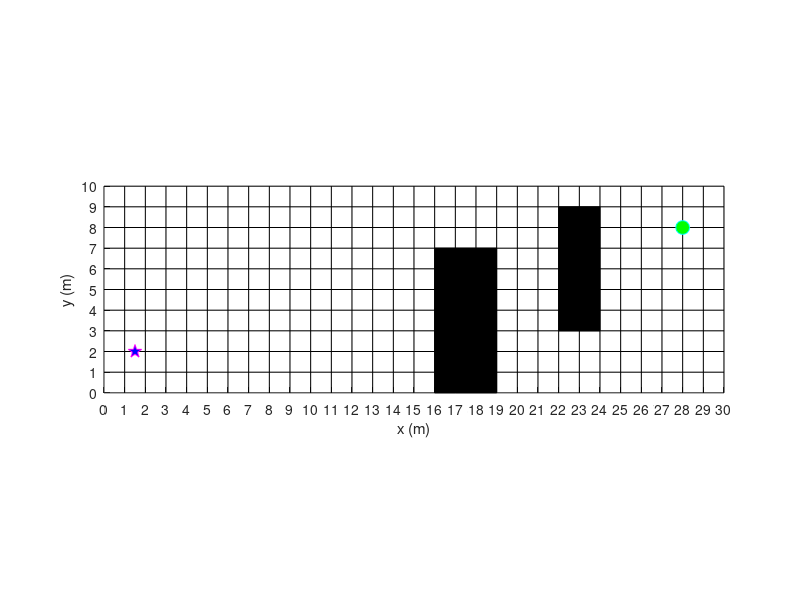

Source code (MATLAB): (Note: this script raises an error after producing the figure.)
clc
clear
close all


% ================== Map / Scenario ==================
% IMPORTANT:
%  - Define row/col first
%  - Then initialize sign = zeros(row,col)
%  - Then assign obstacles into sign
% This prevents "index exceeds array bounds" when you change map size.

row = 10;
col = 30;

sign = zeros(row, col);

% 小障碍物：3行×3列


% 大障碍物：这里是 3×6两个
sign(4:9, 23:24) = 1;
sign(1:7, 17:19) = 1;

startPose = [1.5 2.0 0];    % 左侧，朝向 +X
goalPose  = [28.0 8.0 0];   % 右侧，朝向 +X

% 防呆检查：确保 sign 尺寸与 row/col 一致
assert(all(size(sign) == [row, col]), 'sign size mismatch: sign must be row-by-col');


% ================== 4WIS simplified kinematic model parameters ==================
% State: X = [x, y, phi]^T
% Control: u = [v, delta_f, delta_r]^T
% Kinematics: phi_dot = (v/L) * (tan(delta_f) - tan(delta_r))
%
% We keep the original planner's "min_r" interface by converting 4WIS steering
% limits into an equivalent minimum turning radius using the counter-phase mode:
%   delta_f = +delta_max, delta_r = -delta_max  (small-radius turning)
% Then:
%   kappa_max = (tan(delta_f) - tan(delta_r))/L = 2*tan(delta_max)/L
%   R_min     = 1/kappa_max = L/(2*tan(delta_max))
L = 2.7;                 % wheelbase [m]
delta_max = deg2rad(30); % max steering angle [rad]
min_r = L/(2*tan(delta_max)); % equivalent minimum turning radius [m]

% ================== 4WS independent steering: extra parameters (primitives + visualization) ==================
W = 1.6;                     % track width [m]
beta = deg2rad(20);          % crab steering angle [rad]
dpsi = deg2rad(10);          % spin in-place heading step [rad]

% "Ackermann-equivalent" larger turning radius (proxy for same-phase wide turn)
min_r_ack = L / tan(delta_max);

% action set:
% 1..3: counter-phase tight left/straight/tight right (existing)
% 7..8: same-phase wide left/right
% 9..10: crab left/right
% 11..12: spin left/right
actions = [1 2 3 7 8 9 10 11 12];

% ================== speed-up: gate crab/spin actions near goal ==================
R_gate = 8; % [m] enable crab/spin only within this distance to goal
actions_far = [1 2 3 7 8];
actions_near = actions;

% ================== steering actuator rate limit ==================
deltaRateMax_deg_s = 60;              % [deg/s]
deltaRateMax = deg2rad(deltaRateMax_deg_s); % [rad/s]
v_min_for_dt = 0.2;                   % [m/s] prevent dt blow-up when v->0

% ================== steering inertia filter ==================
% 一阶惯性滤波器时间常数 (用于平滑转角变化)
% tau越大越平滑（响应慢），tau越小越跟踪快
% 推荐值: 0.05~0.2 s
tau_steering_filter = 0.15;             % [s] 一阶滤波时间常数

% ================== ★ B2方案专用: 样条曲线转角过渡段参数 ================
% 在相邻两个primitive的边界处插入三次样条曲线，实现二阶导数连续
% 这提供比线性过渡（B1）更平滑的效果
Lt_steering = 0.5;                     % [m] 转角过渡段长度
M_steering = 30;                       % 过渡段采样点数（样条需要更多点）
spline_method = "cubic";               % "cubic" 或 "pchip"（参数化三次样条）
steeringTransitionModeName = "steering_transition_spline";
steeringTransitionColor = [0.8 0.7 0.0]; % 黄色，区别于其他transition

% ================== curvature transition (clothoid-like, post-process) ==================
% Insert a short transition segment when curvature jump is too large, to improve
% curvature continuity at primitive boundaries.
Lt = 0.6;                 % [m] transition length (change this to 0.8 / 1.0 if needed)

% Make transitions appear "a little" (trigger only on moderately large jumps).
% The 3-pt curvature estimate tends to be small; 0.25 may be too strict.
kappaJumpThresh = 0.6;   % [1/m] curvature jump threshold
M = 21;                   % number of points in transition segment

% visualize transition points on path
transitionModeName = "transition";
transitionColor = [0.95 0.35 0.95]; % magenta-ish
transitionLineWidth = 3.2;

% ================== planner / collision parameters ==================
% Reduce inflated obstacle margin to improve feasibility in narrow passages.
safe_dis=1.0;%

% Keep a safety margin from the map boundary (grid units).
% A value of 0.5 means the vehicle's reference point must stay at least
% half a cell away from the outer border.
boundary_margin = 1.0;


% Step length along arc/line segment for each node expansion.
% Recommended to scale with turning radius to avoid overly coarse arcs.
% Here we choose ~10 degrees of heading change per turning step at kappa_max:
%   step = R_min * (10deg)
step = 1.0;

P3=0.01;%

ob_coo=[];

% ================== Hybrid A*: visited pruning via (x,y,theta) discretization ==================
% This dramatically reduces node explosion in narrow corridors / S-turn scenarios.
% Use a finer heading discretization to reduce over-pruning in tight maneuvers.
thetaBinSize = deg2rad(10);           % 10 deg per bin

thetaBins = round(2*pi/thetaBinSize); % 36 bins

visited = false(row, col, thetaBins); % visited(iy, ix, ith)

% NOTE: Clamp bin index to [1, thetaBins] to avoid rare floating-point / NaN issues.
binWidth = 2*pi/thetaBins;
theta_to_bin = @(th) min(thetaBins, max(1, floor(mod(th, 2*pi) / binWidth) + 1));
% ================== Visualization / performance ==================
doPlotSearch = false;   % 规划阶段不画扩展过程（最快）
plotEveryN  = 50;       % doPlotSearch=true 时，每 N 个节点画一次

% ================== Mode colors (default) ==================
% Used for: path segmentation coloring + wheel-angle plot background shading.
modeAlpha = 0.12;
modeColors = containers.Map;
modeColors("straight") = [0.35 0.35 0.35];
modeColors("counter_phase") = [0.85 0.20 0.20];
modeColors("same_phase") = [0.20 0.35 0.90];
modeColors("crab") = [0.20 0.70 0.20];
modeColors("spin") = [0.60 0.25 0.75];
modeColors("rs_counter_phase") = [1.00 0.55 0.15];
modeColors("start") = [0.00 0.00 0.00];
modeColors(transitionModeName) = transitionColor;
modeColors(steeringTransitionModeName) = steeringTransitionColor;

% ========== 

figure(1)%
hold on%
axis equal%

% map grid is 1m x 1m
xlabel('x (m)');
ylabel('y (m)');
set(gca,'XTick',0:1:col);
set(gca,'YTick',0:1:row);

grid on;
set(gca,'GridColor',[0 0 0]);
set(gca,'GridAlpha',0.15);

for i=1:row
    for j=1:col
        if sign(i,j)==1%% 
            y=[i-1,i-1,i,i];%
            x=[j-1,j,j,j-1];% 
            h=fill(x,y,'k');
            set(h,'facealpha',1)
            ob_coo=[ob_coo;[j-0.5,i-0.5]];% 
        end
    end
end
axis([0 col 0 row])%
for i=1:row%
    plot([0 col],[i i],'k-');%
end
for i=1:col %
    plot([i i],[0 row],'k-');%
end
plot(startPose(1),startPose(2), 'p','markersize', 10,'markerfacecolor','b','MarkerEdgeColor', 'm')
plot(goalPose(1),goalPose(2),'o','markersize', 10,'markerfacecolor','g','MarkerEdgeColor', 'c')


% ================== Hybrid A* search ==================
opened=[startPose 0 0 0 0 1 0];%x,y,sita,

dis_astar=Astar_fun(fliplr(ceil(startPose(1:2))),fliplr(ceil(goalPose(1:2))),sign);
[dis_rs,~]=reeds_shepp_fun(startPose,goalPose,min_r); % Reeds-Shepp
opened(1,6)=max(dis_astar,dis_rs); % h
opened(1,7)=opened(1,5)+opened(1,6); % f

now_point=opened; % 
nodeIndex = 1;%

nodeArray(nodeIndex).x=now_point(1);
nodeArray(nodeIndex).y=now_point(2);
nodeArray(nodeIndex).sita=now_point(3);
nodeArray(nodeIndex).D=now_point(4);
nodeArray(nodeIndex).g=now_point(5);
nodeArray(nodeIndex).h=now_point(6);
nodeArray(nodeIndex).f=now_point(7);
nodeArray(nodeIndex).ind=now_point(8);
nodeArray(nodeIndex).parent=now_point(9);
nodeArray(nodeIndex).route=[];% 
nodeArray(nodeIndex).mode="start";
nodeArray(nodeIndex).wheelAngles=[0 0 0 0]; % [delta_fl delta_fr delta_rl delta_rr]
nodeIndex = nodeIndex + 1;% 

% mark start node as visited
ix = round(now_point(1)); iy = round(now_point(2));
ith = theta_to_bin(now_point(3));
if ix>=1 && ix<=col && iy>=1 && iy<=row
    visited(iy, ix, ith) = true;
end

% ================== planning time ==================
tPlanStart = tic;

[min_num,index] = min(opened(:,7));
while ceil(now_point(1))~=ceil(goalPose(1))||ceil(now_point(2))~=ceil(goalPose(2))   %
    opened(index,:) = []; % 

    dist2goal = norm(now_point(1:2) - goalPose(1:2));
    if dist2goal > R_gate
        actionsLocal = actions_far;
    else
        actionsLocal = actions_near;
    end

    for a = actionsLocal
        [isok,x,y,sita,route,meta] = find_route_fun(now_point,a,step,min_r,min_r_ack,L,W,beta,dpsi,safe_dis,ob_coo);

        % Keep a margin from the boundary
        if x<=boundary_margin || x>=(col-boundary_margin) || y<=boundary_margin || y>=(row-boundary_margin)
            isok=1;
        end

        % Guard against invalid headings from route generation
        if isok==0 && ~isfinite(sita)
            isok = 1;
        end

        % visited pruning: avoid expanding near-duplicate states
        if isok==0
            nix = round(x); niy = round(y);
            nith = theta_to_bin(sita);
            if nix>=1 && nix<=col && niy>=1 && niy<=row
                if visited(niy, nix, nith)
                    isok = 1;
                end
            end
        end

        if isok==0
            temp=[x,y,sita,0,0,0,0,nodeIndex,now_point(8)];

            temp(5)=now_point(5)+step+sum(abs(temp(3)-now_point(3)))*P3;

            dis_astar=Astar_fun(fliplr(ceil(temp(1:2))),fliplr(ceil(goalPose(1:2))),sign);
            [dis_rs,~]=reeds_shepp_fun(temp(1:3),goalPose,min_r);
            temp(6)=max(dis_astar,dis_rs);
            temp(7)=temp(5)+temp(6);

            opened=[opened;temp];

            nodeArray(nodeIndex).x=temp(1);
            nodeArray(nodeIndex).y=temp(2);
            nodeArray(nodeIndex).sita=temp(3);
            nodeArray(nodeIndex).D=temp(4);
            nodeArray(nodeIndex).g=temp(5);
            nodeArray(nodeIndex).h=temp(6);
            nodeArray(nodeIndex).f=temp(7);
            nodeArray(nodeIndex).ind=temp(8);
            nodeArray(nodeIndex).parent=temp(9);
            nodeArray(nodeIndex).route=route;
            nodeArray(nodeIndex).mode=meta.mode;
            nodeArray(nodeIndex).wheelAngles=meta.wheelAngles;
            nodeIndex = nodeIndex + 1;

            if doPlotSearch && mod(nodeIndex, plotEveryN) == 0
                plot(route(:,1),route(:,2),'b-')
                plot(route(end,1),route(end,2), 'o','markersize', 2,'markerfacecolor','r','MarkerEdgeColor', 'm')
                drawnow limitrate
            end
        end
    end

    if isempty(opened)
        error('Open list is empty. No feasible path found with current constraints.');
    end

    [min_num,index] = min(opened(:,7));
    now_point=opened(index,:);

    % mark current node as visited/closed
    ix = round(now_point(1)); iy = round(now_point(2));
    ith = theta_to_bin(now_point(3));
    if ix>=1 && ix<=col && iy>=1 && iy<=row
        visited(iy, ix, ith) = true;
    end

    if norm(now_point(1:2)-goalPose(1:2))<2*step
        break
    end
end

planTime = toc(tPlanStart);
fprintf('Planning time: %.3f s\n', planTime);


% ================== Reconstruct route (+ wheel angles per sample) ==================
node_temp=nodeArray(now_point(8));
index=now_point(8);
while node_temp.parent~=0
    node_temp=nodeArray(node_temp.parent);
    index=[index node_temp.ind];
end
index=fliplr(index);

route_all=startPose;
wheel_all = zeros(1,4); % match route_all length (start)
mode_all = strings(1,1);
mode_all(1) = "start";

for i=1:length(index)
    route=nodeArray(index(i)).route;
    wa = nodeArray(index(i)).wheelAngles; % 1x4, constant for this primitive
    m  = nodeArray(index(i)).mode;

    route_all=[route_all;route(2:end,:)];
    wheel_all=[wheel_all; repmat(wa, size(route,1)-1, 1)];
    mode_all=[mode_all; repmat(string(m), size(route,1)-1, 1)];
end

% append RS curve
[~,route_rs]=reeds_shepp_fun(now_point(1:3),goalPose,min_r);
route_all=[route_all;route_rs(2:end,:)];

% --- RS wheel angles: infer from curvature, counter-phase assumption ---
wa_rs = infer_wheel_angles_from_route(route_rs, L, W, delta_max, true);
wheel_all=[wheel_all; wa_rs(2:end,:)];
mode_all=[mode_all; repmat("rs_counter_phase", size(route_rs,1)-1, 1)];

% ================== ★ B2: Insert CUBIC SPLINE steering angle transitions ================
fprintf('\n--- Applying Solution B2: Cubic Spline Steering Transitions ---\n');
fprintf('Spline method: %s, transition length: %.3f m, samples: %d\n', spline_method, Lt_steering, M_steering);

[route_all, wheel_all, mode_all] = insert_steering_transitions_spline(...
    route_all, wheel_all, mode_all, ...
    Lt_steering, M_steering, spline_method, steeringTransitionModeName);

fprintf('Route length after spline transitions: %d points\n', size(route_all,1));

% ================== Curvature transition insertion (post-process) ==================
% Insert clothoid-like transition segments at curvature discontinuities.
% This step modifies route_all / wheel_all / mode_all by adding intermediate samples.
[route_all, wheel_all, mode_all] = insert_curvature_transitions(route_all, wheel_all, mode_all, Lt, kappaJumpThresh, M, transitionModeName);

% ================== Build arc-length s and plot wheel angles ==================
xy = route_all(:,1:2);
N = size(xy,1);

ds = sqrt(sum(diff(xy,1,1).^2,2));

s_all = [0; cumsum(ds)];

% ---------------- Speed planning first (needed for dt in steering rate limit) ----------------
% 1 grid = 1 m
% straight: ~15 km/h constant
% obstacle/curve: if kappa > 0.1 1/m then v <= 10 km/h
% U-turn segment (turn > 150 deg): v <= 5 km/h for the whole segment

kmh2ms = @(v_kmh) v_kmh / 3.6;
v15 = kmh2ms(15);
v10 = kmh2ms(10);
v5  = kmh2ms(5);

% --- curvature via 3-point formula ---
kappa = zeros(N,1);
for ii = 2:N-1
    p0 = xy(ii-1,:); p1 = xy(ii,:); p2 = xy(ii+1,:);
    a = norm(p1-p0);
    b = norm(p2-p1);
    c = norm(p2-p0);
    if a < 1e-6 || b < 1e-6 || c < 1e-6
        kappa(ii) = 0;
        continue;
    end
    area2 = abs( (p1(1)-p0(1))*(p2(2)-p0(2)) - (p1(2)-p0(2))*(p2(1)-p0(1)) ); % 2*Area
    kappa(ii) = area2 / (a*b*c); % = 2*Area/(a*b*c)
end
if N >= 2
    kappa(1) = kappa(2);
    kappa(end) = kappa(end-1);
end

% --- heading for U-turn detection ---
psi = zeros(N,1);
dxy = diff(xy,1,1);
if ~isempty(dxy)
    psi(1:end-1) = atan2(dxy(:,2), dxy(:,1));
    psi(end) = psi(end-1);
end

% --- base speed limits from rules ---
v_max = v15 * ones(N,1);

% curve/avoidance slow-down
v_max(kappa > 0.1) = min(v_max(kappa > 0.1), v10);

% U-turn detection (whole segment): cumulative heading change over window
turnThresh = deg2rad(150);
windowLen = 20; % points ~= meters (you said 1 point ~ 1m)

psi_u = unwrap(psi);
dpsi_abs = abs(diff(psi_u));

isUTurn = false(N,1);
for ii = 1:max(1, N-windowLen)
    i2 = min(N-1, ii+windowLen-1);
    cumTurn = sum(dpsi_abs(ii:i2));
    if cumTurn >= turnThresh
        isUTurn(ii:min(N, ii+windowLen)) = true;
    end
end

% bridge small gaps
idx = find(isUTurn);
gapBridge = 3;
if ~isempty(idx)
    for kk = 2:numel(idx)
        if idx(kk) - idx(kk-1) <= gapBridge
            isUTurn(idx(kk-1):idx(kk)) = true;
        end
    end
end

v_max(isUTurn) = min(v_max(isUTurn), v5);

% smooth speed by acceleration limits (optional but recommended)
a_acc = 1.0;  % m/s^2
a_dec = 1.5;  % m/s^2

v_profile = v_max;

% forward pass
for ii = 2:N
    ds_i = norm(xy(ii,:) - xy(ii-1,:));
    v_profile(ii) = min(v_profile(ii), sqrt(max(0, v_profile(ii-1)^2 + 2*a_acc*ds_i)));
end

% backward pass
for ii = N-1:-1:1
    ds_i = norm(xy(ii+1,:) - xy(ii,:));
    v_profile(ii) = min(v_profile(ii), sqrt(max(0, v_profile(ii+1)^2 + 2*a_dec*ds_i)));
end

a_lat = (v_profile.^2) .* abs(kappa);

fprintf('Speed profile: v in [%.2f, %.2f] m/s (%.1f..%.1f km/h)\n', ...
    min(v_profile), max(v_profile), min(v_profile)*3.6, max(v_profile)*3.6);
fprintf('Max lateral accel (from v^2*kappa): %.2f m/s^2\n', max(a_lat));

% --------- Steering rate limit + first-order inertia filtering --------
% Apply first-order smoothing to wheel commands to achieve:
%   1. Physical smoothness (no instantaneous steps)
%   2. Bounded rate: |d(delta)/dt| <= deltaRateMax
wheel_act = apply_steering_rate_limit_with_filter(wheel_all, ds, v_profile, deltaRateMax, v_min_for_dt, tau_steering_filter);

% Convert to deg for plotting
wheel_cmd_deg = wheel_all * 180/pi;
wheel_act_deg = wheel_act * 180/pi;

% Print filter configuration
fprintf('\n--- Steering Inertia Filter Configuration ---\n');
fprintf('Time constant tau = %.3f s\n', tau_steering_filter);
fprintf('Max steering rate = %.1f deg/s\n', deltaRateMax_deg_s);
fprintf('----------------------------------------\n\n');

% ---------------- Segmentation indices from mode_all ----------------
[segStartIdx, segEndIdx, segModes] = segment_by_mode(mode_all);

% ================== Plot segmented path with colored segments ==================
% Keep map/obstacles as drawn; overlay segmented path.
segLegendNames = strings(0,1);
segLegendHandles = gobjects(0,1);

for k = 1:numel(segStartIdx)
    i1 = segStartIdx(k);
    i2 = segEndIdx(k);
    m = segModes(k);

    if isKey(modeColors, m)
        c = modeColors(m);
        lw = 2.2;
        if m == transitionModeName
            lw = transitionLineWidth;
        elseif m == steeringTransitionModeName
            lw = 2.0;
        end
    else
        c = [0 0 0];
        lw = 2.2;
    end

    hSeg = plot(route_all(i1:i2,1), route_all(i1:i2,2), '-', 'LineWidth', lw, 'Color', c);

    % legend: only one entry per mode
    if ~any(segLegendNames == m)
        segLegendNames(end+1,1) = m; %#ok<AGROW>
        segLegendHandles(end+1,1) = hSeg; %#ok<AGROW>
    end
end

% re-draw transition segments on top to ensure visibility
idxT = (mode_all == transitionModeName);
if any(idxT)
    plot(route_all(idxT,1), route_all(idxT,2), '-', 'Color', transitionColor, 'LineWidth', transitionLineWidth, 'HandleVisibility', 'off');
end

if ~isempty(segLegendHandles)
    legend(segLegendHandles, cellstr(segLegendNames), 'Location', 'best');
end

% ================== Plot wheel angles with background mode shading ==================
figure(2); 
clf;
hax = gca;
hold(hax, 'on');

% background shading: draw patches first
for k = 1:numel(segStartIdx)
    i1 = segStartIdx(k);
    i2 = segEndIdx(k);
    m  = segModes(k);

    if isKey(modeColors, m)
        c = modeColors(m);
    else
        c = [0 0 0];
    end

    s1 = s_all(i1);
    s2 = s_all(i2);

    % placeholder y-limits; will be updated after plotting lines
    patch(hax, [s1 s2 s2 s1], [-1 -1 1 1], c, 'FaceAlpha', modeAlpha, 'EdgeColor', 'none', 'HandleVisibility', 'off');
end

% plot wheel angle curves: command (dashed) + actuator (solid)
p1 = plot(s_all, wheel_act_deg(:,1), 'LineWidth', 1.6);
p2 = plot(s_all, wheel_act_deg(:,2), 'LineWidth', 1.6);
p3 = plot(s_all, wheel_act_deg(:,3), 'LineWidth', 1.6);
p4 = plot(s_all, wheel_act_deg(:,4), 'LineWidth', 1.6);

% command lines should not appear as extra legend items (e.g. data1)
plot(s_all, wheel_cmd_deg(:,1), '--', 'LineWidth', 1.0, 'Color', p1.Color, 'HandleVisibility', 'off');
plot(s_all, wheel_cmd_deg(:,2), '--', 'LineWidth', 1.0, 'Color', p2.Color, 'HandleVisibility', 'off');
plot(s_all, wheel_cmd_deg(:,3), '--', 'LineWidth', 1.0, 'Color', p3.Color, 'HandleVisibility', 'off');
plot(s_all, wheel_cmd_deg(:,4), '--', 'LineWidth', 1.0, 'Color', p4.Color, 'HandleVisibility', 'off');

% fix patch y-range to actual y limits
yl = ylim(hax);
patches = findobj(hax, 'Type', 'patch');
for pp = 1:numel(patches)
    xdata = patches(pp).XData;
    patches(pp).YData = [yl(1) yl(1) yl(2) yl(2)];
    patches(pp).XData = xdata;
end

grid on;
xlabel('Arc length s (m)');
ylabel('Steering angle (deg)');
legend([p1 p2 p3 p4], {'\delta_{fl} (act)','\delta_{fr} (act)','\delta_{rl} (act)','\delta_{rr} (act)'}, 'Location', 'best');
title(sprintf('4-wheel steering angles (Solution B2: Cubic Spline Transitions), rate limited: %.0f deg/s, filter tau=%.3f s', deltaRateMax_deg_s, tau_steering_filter));

% ================== Figure 3: Speed vs Arc Length (路程-速度图) ==================
figure(3);
clf;
hax3 = gca;
hold(hax3, 'on');

% background shading: draw patches first (same mode segmentation)
for k = 1:numel(segStartIdx)
    i1 = segStartIdx(k);
    i2 = segEndIdx(k);
    m  = segModes(k);

    if isKey(modeColors, m)
        c = modeColors(m);
    else
        c = [0 0 0];
    end

    s1 = s_all(i1);
    s2 = s_all(i2);

    % placeholder y-limits; will be updated after plotting lines
    patch(hax3, [s1 s2 s2 s1], [-5 -5 30 30], c, 'FaceAlpha', modeAlpha, 'EdgeColor', 'none', 'HandleVisibility', 'off');
end

% 绘制速度曲线 (单位：km/h)
v_profile_kmh = v_profile * 3.6;  % 转换为 km/h
p_speed = plot(s_all, v_profile_kmh, 'LineWidth', 2.5, 'Color', [0.1 0.4 0.8], 'DisplayName', 'Speed profile');

% 添加网格和标签
grid on;
xlabel('Arc length s (m)', 'FontSize', 11);
ylabel('Speed v (km/h)', 'FontSize', 11);
title('Speed Profile along the Path (Solution B2)', 'FontSize', 12, 'FontWeight', 'bold');

% 设置y轴范围
ylim([0, max(v_profile_kmh)*1.1]);

% 添加图例
legend(p_speed, 'Location', 'best', 'FontSize', 10);

% 添加一些统计信息到图上
textStr = sprintf('Total distance: %.2f m\nMax speed: %.2f km/h\nMin speed: %.2f km/h\nAvg speed: %.2f km/h', ...
    s_all(end), max(v_profile_kmh), min(v_profile_kmh), mean(v_profile_kmh));
annotation('textbox', [0.65 0.65 0.3 0.25], 'String', textStr, 'FontSize', 9, 'BackgroundColor', 'white', 'EdgeColor', 'black');

fprintf('\n================== Speed Profile Statistics ==================\n');
fprintf('Total travel distance: %.2f m\n', s_all(end));
fprintf('Maximum speed: %.2f km/h (%.2f m/s)\n', max(v_profile_kmh), max(v_profile));
fprintf('Minimum speed: %.2f km/h (%.2f m/s)\n', min(v_profile_kmh), min(v_profile));
fprintf('Average speed: %.2f km/h (%.2f m/s)\n', mean(v_profile_kmh), mean(v_profile));
fprintf('============================================================\n\n');

% ================== Animate ==================
size_car=[3 1.8 1.4];
[h1,h2]=plot_car(route_all(1,:),size_car);
dis_all=0;

% Draw full path once (faster animation)这里原来是画红线plot(route_all(:,1), route_all(:,2), 'r-', 'LineWidth', 2);


autoPause = false; % set true if you want fixed frame rate
fps = 30;

for ii=2:size(route_all,1)
    dis_all=dis_all+norm(route_all(ii,1:2)-route_all(ii-1,1:2));
    r_lin=route_all(ii,:);

    delete(h1)
    delete(h2)
    [h1,h2]=plot_car(r_lin,size_car);

    drawnow limitrate;
    if autoPause
        pause(1/fps);
    end
end

disp(['total distance: ', num2str(dis_all)])


% ================== helper: infer wheel angles from route curvature ==================
function wa = infer_wheel_angles_from_route(route, L, W, delta_max, counter_phase)
% route: Nx3
% returns Nx4 wheel angles [fl fr rl rr] (rad)
xy = route(:,1:2);
N = size(xy,1);

% curvature via 3-point formula
kappa = zeros(N,1);
for ii = 2:N-1
    p0 = xy(ii-1,:); p1 = xy(ii,:); p2 = xy(ii+1,:);
    a = norm(p1-p0);
    b = norm(p2-p1);
    c = norm(p2-p0);
    if a < 1e-6 || b < 1e-6 || c < 1e-6
        kappa(ii) = 0;
        continue;
    end
    area2 = abs( (p1(1)-p0(1))*(p2(2)-p0(2)) - (p1(2)-p0(2))*(p2(1)-p0(1)) );
    kappa(ii) = area2 / (a*b*c);
end
if N >= 2
    kappa(1) = kappa(2);
    kappa(end) = kappa(end-1);
end

wa = zeros(N,4);

for ii=1:N
    k = kappa(ii);
    if abs(k) < 1e-9
        wa(ii,:) = 0;
        continue;
    end

    R = 1/abs(k);
    signTurn = sign(k); % + left, - right (approx)

    % Ackermann inner/outer
    delta_in  = atan(L / max(1e-6, (R - W/2)));
    delta_out = atan(L / (R + W/2));

    if signTurn > 0
        d_fl = +delta_in;
        d_fr = +delta_out;
    else
        d_fl = -delta_out;
        d_fr = -delta_in;
    end

    if counter_phase
        d_rl = -d_fl;
        d_rr = -d_fr;
    else
        d_rl = d_fl;
        d_rr = d_fr;
    end

    % saturate
    d_fl = max(-delta_max, min(delta_max, d_fl));
    d_fr = max(-delta_max, min(delta_max, d_fr));
    d_rl = max(-delta_max, min(delta_max, d_rl));
    d_rr = max(-delta_max, min(delta_max, d_rr));

    wa(ii,:) = [d_fl d_fr d_rl d_rr];
end
end

function [segStartIdx, segEndIdx, segModes] = segment_by_mode(mode_all)
% segment consecutive identical strings into segments
mode_all = string(mode_all(:));
N = numel(mode_all);

if N == 0
    segStartIdx = []; segEndIdx = []; segModes = strings(0,1);
    return
end

changeIdx = find(mode_all(2:end) ~= mode_all(1:end-1)) + 1;
segStartIdx = [1; changeIdx];
segEndIdx = [changeIdx-1; N];
segModes = mode_all(segStartIdx);
end

function wheel_act = apply_steering_rate_limit(wheel_cmd, ds, v_profile, deltaRateMax, v_min)
% wheel_cmd: Nx4 (rad)
% ds: (N-1)x1 (m) step distances
% v_profile: Nx1 (m/s)
% deltaRateMax: rad/s
% v_min: m/s minimum speed for dt computation
% 
% NOTE: This function is deprecated. Use apply_steering_rate_limit_with_filter instead.

N = size(wheel_cmd,1);
wheel_act = zeros(size(wheel_cmd));
wheel_act(1,:) = wheel_cmd(1,:);

for i = 2:N
    ds_i = ds(i-1);
    v_i = max(v_min, v_profile(i));
    dt = ds_i / v_i;
    maxDelta = deltaRateMax * dt;

    for w = 1:4
        err = wheel_cmd(i,w) - wheel_act(i-1,w);
        err = max(-maxDelta, min(maxDelta, err));
        wheel_act(i,w) = wheel_act(i-1,w) + err;
    end
end
end

function wheel_act = apply_steering_rate_limit_with_filter(wheel_cmd, ds, v_profile, deltaRateMax, v_min, tau)
% ============================================================================
% First-order inertia filter + rate limiting for steering angles
% ============================================================================
% INPUTS:
%   wheel_cmd: Nx4 (rad) - target/command wheel angles [fl fr rl rr]
%   ds: (N-1)x1 (m) - distance increments between samples
%   v_profile: Nx1 (m/s) - velocity profile at each sample
%   deltaRateMax: scalar (rad/s) - maximum allowed steering rate
%   v_min: scalar (m/s) - minimum velocity (prevents dt blow-up)
%   tau: scalar (s) - time constant for first-order filter
%        Larger tau => smoother (slower response)
%        Smaller tau => faster tracking
%        Typical range: 0.05 - 0.2 s
%
% OUTPUTS:
%   wheel_act: Nx4 (rad) - smoothed/filtered wheel angles
%
% PHYSICS:
%   First-order dynamics: tau * dX/dt + X = u
%   Discrete form: X(k) = X(k-1) + alpha*(u(k) - X(k-1))
%   where alpha = dt/(tau + dt)
%
% FEATURES:
%   - Eliminates instantaneous step changes
%   - Converts piecewise-constant commands into smooth ramps
%   - Preserves rate limiting as secondary constraint
%   - Results in smooth curves (circular arcs) instead of sharp peaks
% ============================================================================

N = size(wheel_cmd,1);
wheel_act = zeros(size(wheel_cmd));
wheel_act(1,:) = wheel_cmd(1,:);

for i = 2:N
    ds_i = ds(i-1);
    v_i = max(v_min, v_profile(i));
    dt = ds_i / v_i;  % sampling time interval [s]
    
    % ===== First-order low-pass filter coefficient =====
    % alpha = dt / (tau + dt)
    % When dt << tau: alpha ~ dt/tau (gradual smoothing)
    % When dt >> tau: alpha ~ 1 (fast tracking)
    alpha = dt / (tau + dt);
    
    for w = 1:4
        % ===== Apply first-order inertia filter =====
        % wheel_act(i,w) = (1-alpha)*wheel_act(i-1,w) + alpha*wheel_cmd(i,w)
        % Equivalently:
        wheel_act(i,w) = wheel_act(i-1,w) + alpha * (wheel_cmd(i,w) - wheel_act(i-1,w));
        
        % ===== Optional: secondary rate limiting (safety backup) =====
        % Ensure rate does not exceed deltaRateMax even after filtering
        maxDelta = deltaRateMax * dt;
        wheel_act(i,w) = max(wheel_act(i-1,w) - maxDelta, ...
                             min(wheel_act(i-1,w) + maxDelta, wheel_act(i,w)));
    end
end
end

% ★ ============================================================================
% ★ Solution B2: Insert CUBIC SPLINE steering angle transitions at mode boundaries
% ============================================================================
function [route2, wheel2, mode2] = insert_steering_transitions_spline(route, wheel, mode, Lt, M, spline_method, transitionModeName)
% 
% 使用三次样条曲线在模式边界处插入平滑的转角过渡段
% 
% 相比B1的线性过渡，B2提供：
%   - 二阶导数连续（加速度连续）
%   - 更平滑的曲线外观
%   - 可能更符合实际执行器响应
%
% INPUTS:
%   route: Nx3 [x y psi]
%   wheel: Nx4 [fl fr rl rr] in radians
%   mode: Nx1 string
%   Lt: scalar (m) - transition length
%   M: scalar - number of samples (建议20+以充分采样样条)
%   spline_method: "cubic" 或 "pchip"
%   transitionModeName: string label
%
% OUTPUTS:
%   route2, wheel2, mode2 - updated with spline transitions inserted
% ============================================================================

route2 = route;
wheel2 = wheel;
mode2 = mode;

if Lt <= 0 || M < 3
    return
end

% iterative insertion from end to start (避免索引移位)
i = size(route2, 1) - 1;
while i >= 2
    if mode2(i) ~= mode2(i+1)
        % 获取过渡前后的转角
        wa_before = wheel2(i, :);      % 第i点的转角
        wa_after = wheel2(i+1, :);     % 第i+1点的转角
        
        % 检查转角变化
        angle_change = max(abs(wa_after - wa_before));
        
        if angle_change > deg2rad(0.1)  % 仅当变化 > 0.1 deg 时插入
            % 使用三次样条曲线插值
            delta_s = Lt / (M - 1);
            trans = zeros(M, 3);
            wtrans = zeros(M, 4);
            mtrans = strings(M, 1);
            
            % 从第i点开始，沿当前航向延伸
            x_i = route2(i, 1);
            y_i = route2(i, 2);
            psi_i = route2(i, 3);
            
            % 为4个车轮轴线分别构造样条曲线
            % 使用参数 t ∈ [0, 1]
            t_param = linspace(0, 1, M)';
            
            % 对每个转角轴线应用三次样条
            for w = 1:4
                % 关键点：起点、终点的转角和速率
                % 为了得到光滑的曲线，我们可以：
                %   1. 仅在端点处规定值（简单）
                %   2. 或者规定一阶导数为零（更平滑的加速）
                
                y_pts = [wa_before(w), wa_after(w)];
                x_pts = [0, 1];
                
                % 使用MATLAB内置的spline或pchip
                if strcmpi(spline_method, 'cubic')
                    % 三次样条（具有连续二阶导数）
                    % 默认边界条件：自然边界（二阶导数为0）
                    wa_spline = spline(x_pts, [0, y_pts, 0], t_param);
                else
                    % PCHIP - 保持形状的三次Hermite插值
                    % 避免过冲振荡
                    wa_spline = pchip(x_pts, y_pts, t_param);
                end
                
                wtrans(:, w) = wa_spline(:);
            end
            
            % 构造过渡段的位置点
            for mm = 1:M
                s_frac = (mm - 1) / (M - 1);
                x_new = x_i + s_frac * Lt * cos(psi_i);
                y_new = y_i + s_frac * Lt * sin(psi_i);
                trans(mm, :) = [x_new, y_new, psi_i];
                mtrans(mm) = transitionModeName;
            end
            
            % 插入过渡段（跳过第一点以避免重复）
            route2 = [route2(1:i, :); trans(2:end, :); route2(i+1:end, :)];
            wheel2 = [wheel2(1:i, :); wtrans(2:end, :); wheel2(i+1:end, :)];
            mode2  = [mode2(1:i, :); mtrans(2:end, :); mode2(i+1:end, :)];
            
            % 跳过已插入的段
            i = i - (M - 1);
        else
            i = i - 1;
        end
    else
        i = i - 1;
    end
end
end

function [route2, wheel2, mode2] = insert_curvature_transitions(route, wheel, mode, Lt, kappaJumpThresh, M, transitionModeName)
% Insert a short transition segment (clothoid-like) when curvature jump is large.
% route: Nx3 [x y psi]
% wheel: Nx4 wheel angles command (rad)
% mode: Nx1 string mode

route2 = route; wheel2 = wheel; mode2 = mode;

if Lt <= 0 || M < 3
    return
end

delta_s = Lt / (M-1);

% iterative insertion (update indices after insertion)
i = 2;
while i <= size(route2,1) - 2
    xy = route2(:,1:2);

    % local curvature estimates around i
    k1 = local_curvature_3pt(xy(i-1,:), xy(i,:), xy(i+1,:));
    k2 = local_curvature_3pt(xy(i,:), xy(i+1,:), xy(i+2,:));

    if ~isfinite(k1) || ~isfinite(k2)
        i = i + 1;
        continue
    end

    if abs(k2 - k1) <= kappaJumpThresh
        i = i + 1;
        continue
    end

    % Use the heading at i as starting heading
    x0 = route2(i,1);
    y0 = route2(i,2);
    psi0 = route2(i,3);

    % Build transition points (exclude the first point to avoid duplicates)
    trans = zeros(M,3);
    trans(1,:) = [x0 y0 psi0];

    for mm = 2:M
        s = (mm-2) * delta_s; % s in [0, Lt]
        k = k1 + (k2-k1) * (s / Lt);
        psi = trans(mm-1,3) + k * delta_s;
        x = trans(mm-1,1) + cos(psi) * delta_s;
        y = trans(mm-1,2) + sin(psi) * delta_s;
        trans(mm,:) = [x y psi];
    end

    % wheel & mode interpolation across transition
    wa1 = wheel2(i,:);
    wa2 = wheel2(i+1,:);
    wtrans = zeros(M,4);
    mtrans = strings(M,1);
    for mm = 1:M
        t = (mm-1)/(M-1);
        wtrans(mm,:) = (1-t)*wa1 + t*wa2;
        mtrans(mm) = transitionModeName;
    end

    % Insert transition after i (skip first trans point to avoid duplicating i)
    route2 = [route2(1:i,:); trans(2:end,:); route2(i+1:end,:)];
    wheel2 = [wheel2(1:i,:); wtrans(2:end,:); wheel2(i+1:end,:)];
    mode2  = [mode2(1:i,:);  mtrans(2:end,:); mode2(i+1:end,:)];

    % Jump past the inserted segment
    i = i + (M-1);
end
end

function k = local_curvature_3pt(p0, p1, p2)
% signed curvature estimate from 3 points
v1 = p1 - p0;
v2 = p2 - p1;
a = norm(v1);
b = norm(v2);
c = norm(p2 - p0);

if a < 1e-9 || b < 1e-9 || c < 1e-9
    k = 0;
    return
end

area2 = (p1(1)-p0(1))*(p2(2)-p0(2)) - (p1(2)-p0(2))*(p2(1)-p0(1));

k = area2 / (a*b*c); % signed
end
